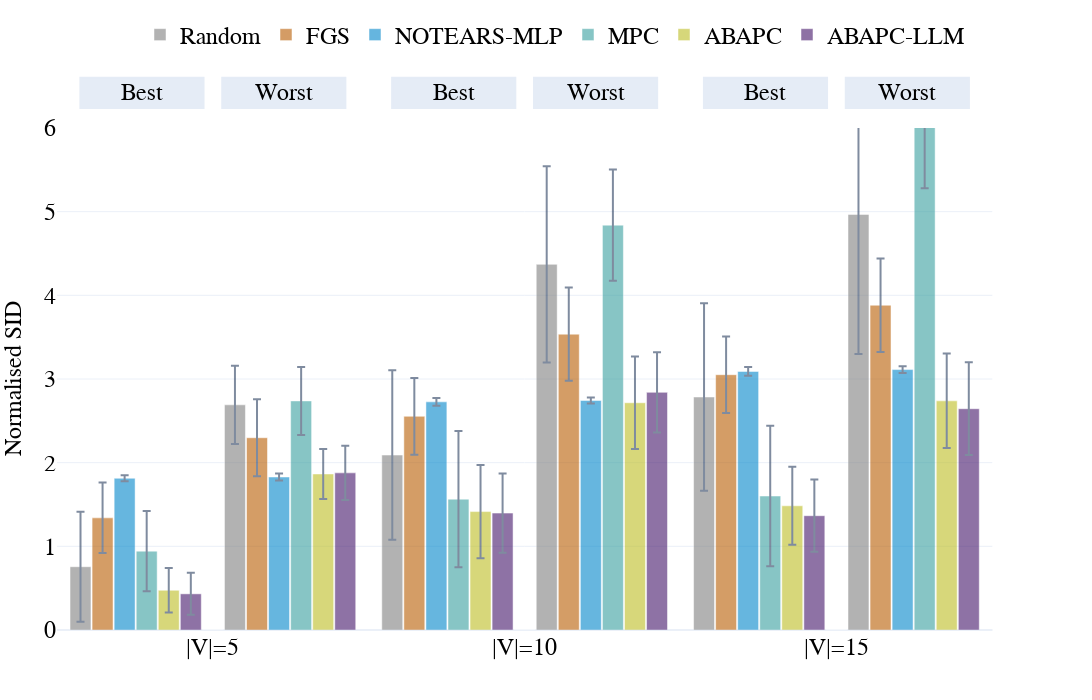
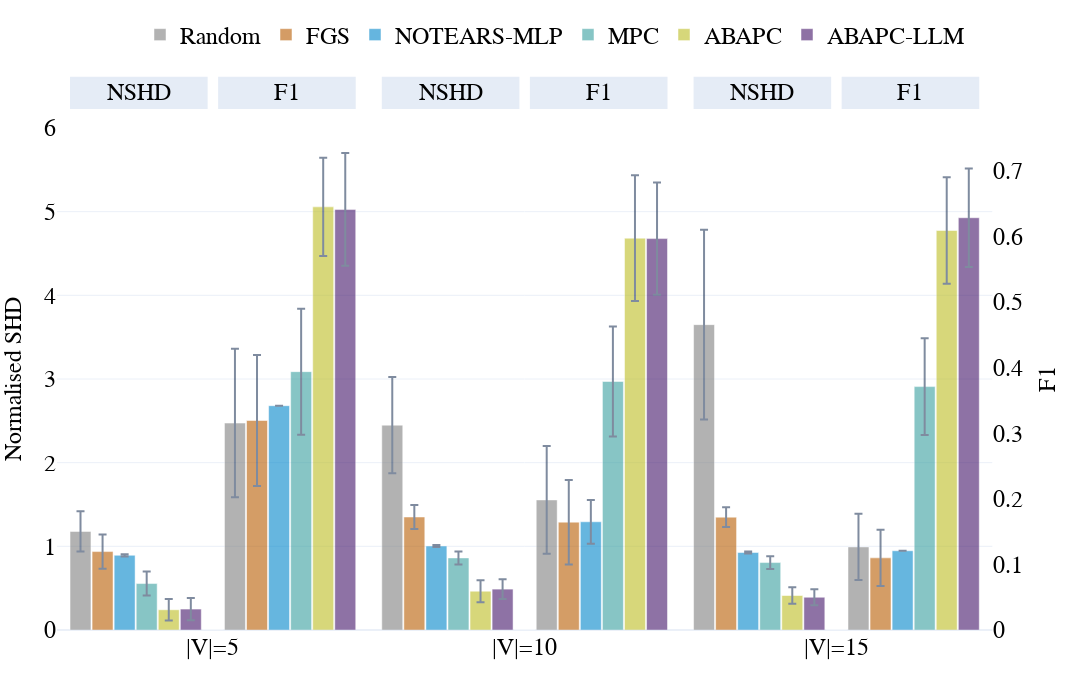
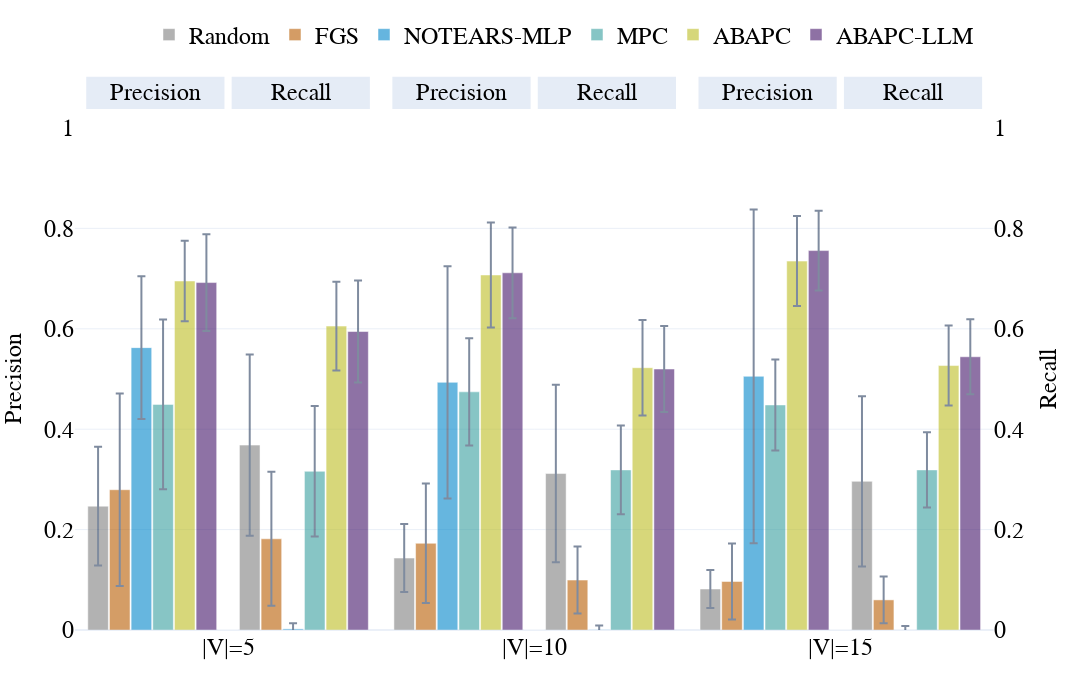
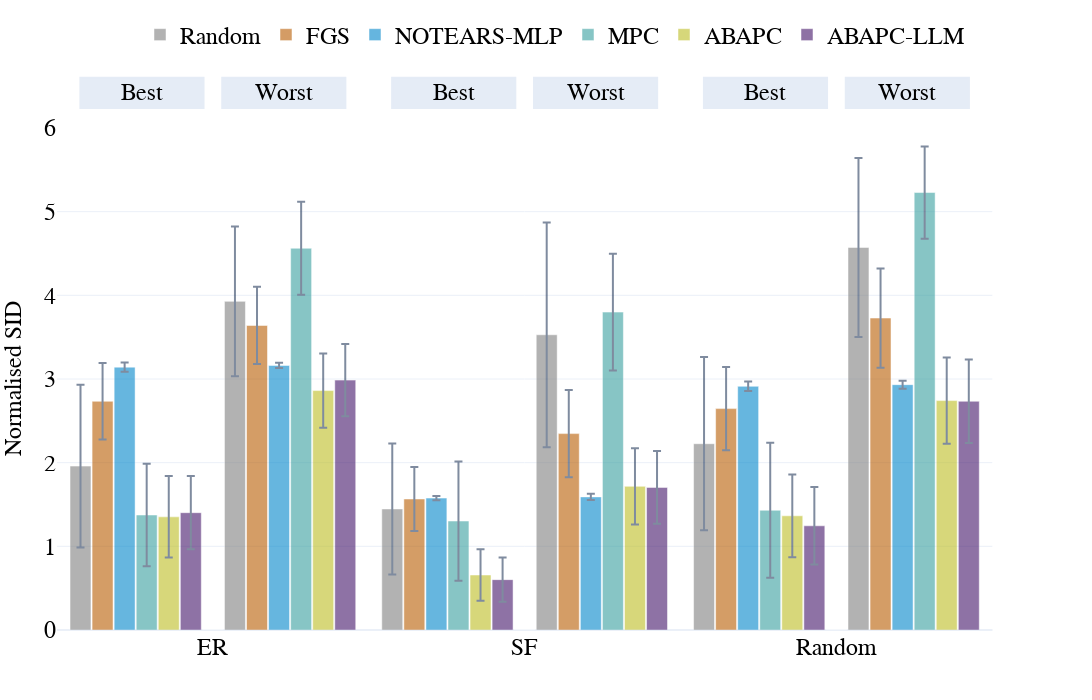

The notebook cell these images were saved under, in order:
### Code cell
if primary_methods:
    if not cpdag_by_nodes.empty:
        double_bar_chart_plotly(
            cpdag_by_nodes,
            ['p_SID_low', 'p_SID_high'],
            names_dict,
            colors_dict,
            primary_methods,
            save_figs=save_figs,
            font_size=24,
            output_name="../results/figs/Fig.1b_SID_cpdag_by_nodes.html",
            debug=False,
            range_y1=[0, 6],
            range_y2=[0, 6],
        )
        cpdag_nodes_coverage = (
            cpdag_by_nodes
            .pivot_table(index='dataset', columns='model', values='graph_count', aggfunc='max', fill_value=0)
            .astype(int)
        )
        display(cpdag_nodes_coverage)
        double_bar_chart_plotly(
            cpdag_by_nodes,
            ['p_shd','F1'],
            names_dict,
            colors_dict,
            primary_methods,
            save_figs=save_figs,
            font_size=24,
            output_name="../results/figs/Fig.1b_SID_cpdag_by_nodes.html",
            debug=False,
            range_y1=[0, 6],
            range_y2=[0, 6],
        )
        double_bar_chart_plotly(
            cpdag_by_nodes,
            ['precision', 'recall'],
            names_dict,
            colors_dict,
            primary_methods,
            save_figs=save_figs,
            font_size=24,
            output_name="../results/figs/Fig.1b_SID_cpdag_by_nodes_precision_recall.html",
            debug=False,
            range_y1=[0, 1],
            range_y2=[0, 1],
        )
    else:
        print('No CPDAG node-level aggregation available.')
    if not cpdag_by_graph_type.empty:
        double_bar_chart_plotly(
            cpdag_by_graph_type,
            ['p_SID_low', 'p_SID_high'],
            names_dict,
            colors_dict,
            primary_methods,
            save_figs=save_figs,
            font_size=24,
            output_name="../results/figs/Fig.1c_SID_cpdag_by_type.html",
            debug=False,
            range_y1=[0, 6],
            range_y2=[0, 6],
        )
        cpdag_type_coverage = (
            cpdag_by_graph_type
            .pivot_table(index='dataset', columns='model', values='graph_count', aggfunc='max', fill_value=0)
            .astype(int)
        )
        display(cpdag_type_coverage)
        double_bar_chart_plotly(
            cpdag_by_graph_type,
            ['p_shd','F1'],
            names_dict,
            colors_dict,
            primary_methods,
            save_figs=save_figs,
            font_size=24,
            output_name="../results/figs/Fig.1c_SID_cpdag_by_type.html",
            debug=False,
            range_y1=[0, 6],
            range_y2=[0, 6],
        )
        double_bar_chart_plotly(
            cpdag_by_graph_type,
            ['precision', 'recall'],
            names_dict,
            colors_dict,
            primary_methods,
            save_figs=save_figs,
            font_size=24,
            output_name="../results/figs/Fig.1c_SID_cpdag_by_type_precision_recall.html",
            debug=False,
            range_y1=[0, 1],
            range_y2=[0, 1],
        )
    else:
        print('No CPDAG graph-type aggregation available.')
else:
    print('No methods available for the grouped CPDAG plots.')

### Figure 1 — Plotly figure (JSON) as saved in the notebook; plotly's stock layout.template omitted (floating-point values rounded to 4 significant figures)
{"data": [{"error_y": {"array": [0.6569, 1.013, 1.12], "type": "data", "visible": true}, "marker": {"color": "#7f7f7f"}, "name": "Random", "offsetgroup": "0", "opacity": 0.6, "showlegend": true, "type": "bar", "x": ["|V|=5", "|V|=10", "|V|=15"], "y": [0.7565, 2.091, 2.785], "yaxis": "y"}, {"error_y": {"array": [0.4212, 0.4584, 0.4575], "type": "data", "visible": true}, "marker": {"color": "#b85c00"}, "name": "FGS", "offsetgroup": "1", "opacity": 0.6, "showlegend": true, "type": "bar", "x": ["|V|=5", "|V|=10", "|V|=15"], "y": [1.34, 2.554, 3.051], "yaxis": "y"}, {"error_y": {"array": [0.03698, 0.04722, 0.05267], "type": "data", "visible": true}, "marker": {"color": "#0085CA"}, "name": "NOTEARS-MLP", "offsetgroup": "2", "opacity": 0.6, "showlegend": true, "type": "bar", "x": ["|V|=5", "|V|=10", "|V|=15"], "y": [1.814, 2.727, 3.09], "yaxis": "y"}, {"error_y": {"array": [0.4796, 0.8139, 0.8396], "type": "data", "visible": true}, "marker": {"color": "#379f9f"}, "name": "MPC", "offsetgroup": "3", "opacity": 0.6, "showlegend": true, "type": "bar", "x": ["|V|=5", "|V|=10", "|V|=15"], "y": [0.9426, 1.564, 1.601], "yaxis": "y"}, {"error_y": {"array": [0.2655, 0.5577, 0.4657], "type": "data", "visible": true}, "marker": {"color": "#bcbd22"}, "name": "ABAPC", "offsetgroup": "4", "opacity": 0.6, "showlegend": true, "type": "bar", "x": ["|V|=5", "|V|=10", "|V|=15"], "y": [0.475, 1.415, 1.484], "yaxis": "y"}, {"error_y": {"array": [0.251, 0.4727, 0.4313], "type": "data", "visible": true}, "marker": {"color": "#441469"}, "name": "ABAPC-LLM", "offsetgroup": "5", "opacity": 0.6, "showlegend": true, "type": "bar", "x": ["|V|=5", "|V|=10", "|V|=15"], "y": [0.4322, 1.397, 1.366], "yaxis": "y"}, {"marker": {"color": "white"}, "name": "", "offsetgroup": "6", "opacity": 1, "showlegend": false, "type": "bar", "x": ["|V|=5", "|V|=10", "|V|=15"], "y": [0.0, 0.0, 0.0]}, {"error_y": {"array": [0.4674, 1.173, 1.669], "type": "data", "visible": true}, "marker": {"color": "#7f7f7f"}, "name": "Random", "offsetgroup": "7", "opacity": 0.6, "showlegend": false, "type": "bar", "x": ["|V|=5", "|V|=10", "|V|=15"], "y": [2.691, 4.37, 4.967], "yaxis": "y2"}, {"error_y": {"array": [0.4614, 0.5576, 0.559], "type": "data", "visible": true}, "marker": {"color": "#b85c00"}, "name": "FGS", "offsetgroup": "8", "opacity": 0.6, "showlegend": false, "type": "bar", "x": ["|V|=5", "|V|=10", "|V|=15"], "y": [2.298, 3.536, 3.882], "yaxis": "y2"}, {"error_y": {"array": [0.04095, 0.03619, 0.0407], "type": "data", "visible": true}, "marker": {"color": "#0085CA"}, "name": "NOTEARS-MLP", "offsetgroup": "9", "opacity": 0.6, "showlegend": false, "type": "bar", "x": ["|V|=5", "|V|=10", "|V|=15"], "y": [1.829, 2.744, 3.113], "yaxis": "y2"}, {"error_y": {"array": [0.4065, 0.6638, 0.735], "type": "data", "visible": true}, "marker": {"color": "#379f9f"}, "name": "MPC", "offsetgroup": "10", "opacity": 0.6, "showlegend": false, "type": "bar", "x": ["|V|=5", "|V|=10", "|V|=15"], "y": [2.738, 4.839, 6.014], "yaxis": "y2"}, {"error_y": {"array": [0.2988, 0.552, 0.5647], "type": "data", "visible": true}, "marker": {"color": "#bcbd22"}, "name": "ABAPC", "offsetgroup": "11", "opacity": 0.6, "showlegend": false, "type": "bar", "x": ["|V|=5", "|V|=10", "|V|=15"], "y": [1.865, 2.716, 2.739], "yaxis": "y2"}, {"error_y": {"array": [0.3248, 0.4798, 0.5545], "type": "data", "visible": true}, "marker": {"color": "#441469"}, "name": "ABAPC-LLM", "offsetgroup": "12", "opacity": 0.6, "showlegend": false, "type": "bar", "x": ["|V|=5", "|V|=10", "|V|=15"], "y": [1.878, 2.84, 2.645], "yaxis": "y2"}], "layout": {"annotations": [{"font": {"color": "black", "size": 24}, "showarrow": false, "text": "         Best         ", "x": 0.09083, "xanchor": "center", "xref": "x domain", "y": 1.07, "yanchor": "middle", "yref": "y domain"}, {"font": {"color": "black", "size": 24}, "showarrow": false, "text": "         Worst         ", "x": 0.2425, "xanchor": "center", "xref": "x domain", "y": 1.07, "yanchor": "middle", "yref": "y domain"}, {"font": {"color": "black", "size": 24}, "showarrow": false, "text": "         Best         ", "x": 0.4242, "xanchor": "center", "xref": "x domain", "y": 1.07, "yanchor": "middle", "yref": "y domain"}, {"font": {"color": "black", "size": 24}, "showarrow": false, "text": "         Worst         ", "x": 0.5758, "xanchor": "center", "xref": "x domain", "y": 1.07, "yanchor": "middle", "yref": "y domain"}, {"font": {"color": "black", "size": 24}, "showarrow": false, "text": "         Best         ", "x": 0.7575, "xanchor": "center", "xref": "x domain", "y": 1.07, "yanchor": "middle", "yref": "y domain"}, {"font": {"color": "black", "size": 24}, "showarrow": false, "text": "         Worst         ", "x": 0.9092, "xanchor": "center", "xref": "x domain", "y": 1.07, "yanchor": "middle", "yref": "y domain"}], "bargap": 0.08, "bargroupgap": 0.05, "barmode": "group", "font": {"color": "black", "family": "Serif", "size": 24}, "height": 700, "hovermode": "x unified", "legend": {"orientation": "h", "x": 0.5, "xanchor": "center", "y": 1.23, "yanchor": "top"}, "margin": {"b": 70, "l": 40, "r": 40, "t": 80}, "shapes": [{"fillcolor": "#E5ECF6", "layer": "below", "line": {"color": "#E5ECF6", "width": 2}, "type": "rect", "x0": 0.025, "x1": 0.1567, "xref": "x domain", "y0": 1.04, "y1": 1.1, "yref": "y domain"}, {"fillcolor": "#E5ECF6", "layer": "below", "line": {"color": "#E5ECF6", "width": 2}, "type": "rect", "x0": 0.1767, "x1": 0.3083, "xref": "x domain", "y0": 1.04, "y1": 1.1, "yref": "y domain"}, {"fillcolor": "#E5ECF6", "layer": "below", "line": {"color": "#E5ECF6", "width": 2}, "type": "rect", "x0": 0.3583, "x1": 0.49, "xref": "x domain", "y0": 1.04, "y1": 1.1, "yref": "y domain"}, {"fillcolor": "#E5ECF6", "layer": "below", "line": {"color": "#E5ECF6", "width": 2}, "type": "rect", "x0": 0.51, "x1": 0.6417, "xref": "x domain", "y0": 1.04, "y1": 1.1, "yref": "y domain"}, {"fillcolor": "#E5ECF6", "layer": "below", "line": {"color": "#E5ECF6", "width": 2}, "type": "rect", "x0": 0.6917, "x1": 0.8233, "xref": "x domain", "y0": 1.04, "y1": 1.1, "yref": "y domain"}, {"fillcolor": "#E5ECF6", "layer": "below", "line": {"color": "#E5ECF6", "width": 2}, "type": "rect", "x0": 0.8433, "x1": 0.975, "xref": "x domain", "y0": 1.04, "y1": 1.1, "yref": "y domain"}], "width": 1600, "xaxis": {"anchor": "y", "domain": [0, 0.94]}, "yaxis": {"anchor": "x", "domain": [0, 1], "range": [0, 6], "title": {"font": {"size": 24}, "text": "Normalised SID"}}, "yaxis2": {"anchor": "x", "overlaying": "y", "range": [0, 6], "scaleanchor": 0, "showgrid": false, "showline": false, "showticklabels": false, "side": "right", "title": {"font": {"size": 24}, "text": ""}, "zeroline": true}}}

### Figure 2 — Plotly figure (JSON) as saved in the notebook; plotly's stock layout.template omitted (floating-point values rounded to 4 significant figures)
{"data": [{"error_y": {"array": [0.24, 0.5749, 1.134], "type": "data", "visible": true}, "marker": {"color": "#7f7f7f"}, "name": "Random", "offsetgroup": "0", "opacity": 0.6, "showlegend": true, "type": "bar", "x": ["|V|=5", "|V|=10", "|V|=15"], "y": [1.178, 2.448, 3.65], "yaxis": "y"}, {"error_y": {"array": [0.2037, 0.1421, 0.1188], "type": "data", "visible": true}, "marker": {"color": "#b85c00"}, "name": "FGS", "offsetgroup": "1", "opacity": 0.6, "showlegend": true, "type": "bar", "x": ["|V|=5", "|V|=10", "|V|=15"], "y": [0.9371, 1.351, 1.349], "yaxis": "y"}, {"error_y": {"array": [0.01384, 0.01233, 0.01225], "type": "data", "visible": true}, "marker": {"color": "#0085CA"}, "name": "NOTEARS-MLP", "offsetgroup": "2", "opacity": 0.6, "showlegend": true, "type": "bar", "x": ["|V|=5", "|V|=10", "|V|=15"], "y": [0.8927, 1.004, 0.926], "yaxis": "y"}, {"error_y": {"array": [0.1439, 0.07774, 0.0759], "type": "data", "visible": true}, "marker": {"color": "#379f9f"}, "name": "MPC", "offsetgroup": "3", "opacity": 0.6, "showlegend": true, "type": "bar", "x": ["|V|=5", "|V|=10", "|V|=15"], "y": [0.555, 0.8616, 0.806], "yaxis": "y"}, {"error_y": {"array": [0.1275, 0.1307, 0.09813], "type": "data", "visible": true}, "marker": {"color": "#bcbd22"}, "name": "ABAPC", "offsetgroup": "4", "opacity": 0.6, "showlegend": true, "type": "bar", "x": ["|V|=5", "|V|=10", "|V|=15"], "y": [0.2417, 0.4634, 0.4122], "yaxis": "y"}, {"error_y": {"array": [0.1335, 0.1181, 0.09433], "type": "data", "visible": true}, "marker": {"color": "#441469"}, "name": "ABAPC-LLM", "offsetgroup": "5", "opacity": 0.6, "showlegend": true, "type": "bar", "x": ["|V|=5", "|V|=10", "|V|=15"], "y": [0.2503, 0.4886, 0.3913], "yaxis": "y"}, {"marker": {"color": "white"}, "name": "", "offsetgroup": "6", "opacity": 1, "showlegend": false, "type": "bar", "x": ["|V|=5", "|V|=10", "|V|=15"], "y": [0.0, 0.0, 0.0]}, {"error_y": {"array": [0.1133, 0.08222, 0.05056], "type": "data", "visible": true}, "marker": {"color": "#7f7f7f"}, "name": "Random", "offsetgroup": "7", "opacity": 0.6, "showlegend": false, "type": "bar", "x": ["|V|=5", "|V|=10", "|V|=15"], "y": [0.3156, 0.1983, 0.1267], "yaxis": "y2"}, {"error_y": {"array": [0.1, 0.06444, 0.04278], "type": "data", "visible": true}, "marker": {"color": "#b85c00"}, "name": "FGS", "offsetgroup": "8", "opacity": 0.6, "showlegend": false, "type": "bar", "x": ["|V|=5", "|V|=10", "|V|=15"], "y": [0.3194, 0.1644, 0.11], "yaxis": "y2"}, {"error_y": {"array": [0, 0.03333, 0], "type": "data", "visible": true}, "marker": {"color": "#0085CA"}, "name": "NOTEARS-MLP", "offsetgroup": "9", "opacity": 0.6, "showlegend": false, "type": "bar", "x": ["|V|=5", "|V|=10", "|V|=15"], "y": [0.342, 0.165, 0.1208], "yaxis": "y2"}, {"error_y": {"array": [0.09611, 0.08389, 0.07389], "type": "data", "visible": true}, "marker": {"color": "#379f9f"}, "name": "MPC", "offsetgroup": "10", "opacity": 0.6, "showlegend": false, "type": "bar", "x": ["|V|=5", "|V|=10", "|V|=15"], "y": [0.3939, 0.3789, 0.3711], "yaxis": "y2"}, {"error_y": {"array": [0.07499, 0.09583, 0.0811], "type": "data", "visible": true}, "marker": {"color": "#bcbd22"}, "name": "ABAPC", "offsetgroup": "11", "opacity": 0.6, "showlegend": false, "type": "bar", "x": ["|V|=5", "|V|=10", "|V|=15"], "y": [0.6452, 0.5975, 0.6091], "yaxis": "y2"}, {"error_y": {"array": [0.08584, 0.08555, 0.07498], "type": "data", "visible": true}, "marker": {"color": "#441469"}, "name": "ABAPC-LLM", "offsetgroup": "12", "opacity": 0.6, "showlegend": false, "type": "bar", "x": ["|V|=5", "|V|=10", "|V|=15"], "y": [0.6413, 0.5968, 0.6286], "yaxis": "y2"}], "layout": {"annotations": [{"font": {"color": "black", "size": 24}, "showarrow": false, "text": "         NSHD         ", "x": 0.0875, "xanchor": "center", "xref": "x domain", "y": 1.07, "yanchor": "middle", "yref": "y domain"}, {"font": {"color": "black", "size": 24}, "showarrow": false, "text": "           F1           ", "x": 0.2458, "xanchor": "center", "xref": "x domain", "y": 1.07, "yanchor": "middle", "yref": "y domain"}, {"font": {"color": "black", "size": 24}, "showarrow": false, "text": "         NSHD         ", "x": 0.4208, "xanchor": "center", "xref": "x domain", "y": 1.07, "yanchor": "middle", "yref": "y domain"}, {"font": {"color": "black", "size": 24}, "showarrow": false, "text": "           F1           ", "x": 0.5792, "xanchor": "center", "xref": "x domain", "y": 1.07, "yanchor": "middle", "yref": "y domain"}, {"font": {"color": "black", "size": 24}, "showarrow": false, "text": "         NSHD         ", "x": 0.7542, "xanchor": "center", "xref": "x domain", "y": 1.07, "yanchor": "middle", "yref": "y domain"}, {"font": {"color": "black", "size": 24}, "showarrow": false, "text": "           F1           ", "x": 0.9125, "xanchor": "center", "xref": "x domain", "y": 1.07, "yanchor": "middle", "yref": "y domain"}], "bargap": 0.08, "bargroupgap": 0.05, "barmode": "group", "font": {"color": "black", "family": "Serif", "size": 24}, "height": 700, "hovermode": "x unified", "legend": {"orientation": "h", "x": 0.5, "xanchor": "center", "y": 1.23, "yanchor": "top"}, "margin": {"b": 70, "l": 40, "r": 40, "t": 80}, "shapes": [{"fillcolor": "#E5ECF6", "layer": "below", "line": {"color": "#E5ECF6", "width": 2}, "type": "rect", "x0": 0.015, "x1": 0.16, "xref": "x domain", "y0": 1.04, "y1": 1.1, "yref": "y domain"}, {"fillcolor": "#E5ECF6", "layer": "below", "line": {"color": "#E5ECF6", "width": 2}, "type": "rect", "x0": 0.1733, "x1": 0.3183, "xref": "x domain", "y0": 1.04, "y1": 1.1, "yref": "y domain"}, {"fillcolor": "#E5ECF6", "layer": "below", "line": {"color": "#E5ECF6", "width": 2}, "type": "rect", "x0": 0.3483, "x1": 0.4933, "xref": "x domain", "y0": 1.04, "y1": 1.1, "yref": "y domain"}, {"fillcolor": "#E5ECF6", "layer": "below", "line": {"color": "#E5ECF6", "width": 2}, "type": "rect", "x0": 0.5067, "x1": 0.6517, "xref": "x domain", "y0": 1.04, "y1": 1.1, "yref": "y domain"}, {"fillcolor": "#E5ECF6", "layer": "below", "line": {"color": "#E5ECF6", "width": 2}, "type": "rect", "x0": 0.6817, "x1": 0.8267, "xref": "x domain", "y0": 1.04, "y1": 1.1, "yref": "y domain"}, {"fillcolor": "#E5ECF6", "layer": "below", "line": {"color": "#E5ECF6", "width": 2}, "type": "rect", "x0": 0.84, "x1": 0.985, "xref": "x domain", "y0": 1.04, "y1": 1.1, "yref": "y domain"}], "width": 1600, "xaxis": {"anchor": "y", "domain": [0, 0.94]}, "yaxis": {"anchor": "x", "domain": [0, 1], "range": [0, 6], "title": {"font": {"size": 24}, "text": "Normalised SHD"}}, "yaxis2": {"anchor": "x", "overlaying": "y", "scaleanchor": 0, "showgrid": false, "showline": false, "showticklabels": true, "side": "right", "title": {"font": {"size": 24}, "text": "F1"}, "zeroline": true}}}

### Figure 3 — Plotly figure (JSON) as saved in the notebook; plotly's stock layout.template omitted (floating-point values rounded to 4 significant figures)
{"data": [{"error_y": {"array": [0.1183, 0.06778, 0.03778], "type": "data", "visible": true}, "marker": {"color": "#7f7f7f"}, "name": "Random", "offsetgroup": "0", "opacity": 0.6, "showlegend": true, "type": "bar", "x": ["|V|=5", "|V|=10", "|V|=15"], "y": [0.2467, 0.1433, 0.08167], "yaxis": "y"}, {"error_y": {"array": [0.1917, 0.1189, 0.07556], "type": "data", "visible": true}, "marker": {"color": "#b85c00"}, "name": "FGS", "offsetgroup": "1", "opacity": 0.6, "showlegend": true, "type": "bar", "x": ["|V|=5", "|V|=10", "|V|=15"], "y": [0.2794, 0.1728, 0.09667], "yaxis": "y"}, {"error_y": {"array": [0.142, 0.2314, 0.3323], "type": "data", "visible": true}, "marker": {"color": "#0085CA"}, "name": "NOTEARS-MLP", "offsetgroup": "2", "opacity": 0.6, "showlegend": true, "type": "bar", "x": ["|V|=5", "|V|=10", "|V|=15"], "y": [0.5625, 0.4933, 0.5053], "yaxis": "y"}, {"error_y": {"array": [0.1689, 0.1067, 0.09056], "type": "data", "visible": true}, "marker": {"color": "#379f9f"}, "name": "MPC", "offsetgroup": "3", "opacity": 0.6, "showlegend": true, "type": "bar", "x": ["|V|=5", "|V|=10", "|V|=15"], "y": [0.4494, 0.4744, 0.4483], "yaxis": "y"}, {"error_y": {"array": [0.08035, 0.1047, 0.08967], "type": "data", "visible": true}, "marker": {"color": "#bcbd22"}, "name": "ABAPC", "offsetgroup": "4", "opacity": 0.6, "showlegend": true, "type": "bar", "x": ["|V|=5", "|V|=10", "|V|=15"], "y": [0.6952, 0.7072, 0.7349], "yaxis": "y"}, {"error_y": {"array": [0.09637, 0.09044, 0.07952], "type": "data", "visible": true}, "marker": {"color": "#441469"}, "name": "ABAPC-LLM", "offsetgroup": "5", "opacity": 0.6, "showlegend": true, "type": "bar", "x": ["|V|=5", "|V|=10", "|V|=15"], "y": [0.6921, 0.7115, 0.7558], "yaxis": "y"}, {"marker": {"color": "white"}, "name": "", "offsetgroup": "6", "opacity": 1, "showlegend": false, "type": "bar", "x": ["|V|=5", "|V|=10", "|V|=15"], "y": [0.0, 0.0, 0.0]}, {"error_y": {"array": [0.1806, 0.1767, 0.1694], "type": "data", "visible": true}, "marker": {"color": "#7f7f7f"}, "name": "Random", "offsetgroup": "7", "opacity": 0.6, "showlegend": false, "type": "bar", "x": ["|V|=5", "|V|=10", "|V|=15"], "y": [0.3683, 0.3117, 0.2961], "yaxis": "y2"}, {"error_y": {"array": [0.1333, 0.06667, 0.04667], "type": "data", "visible": true}, "marker": {"color": "#b85c00"}, "name": "FGS", "offsetgroup": "8", "opacity": 0.6, "showlegend": false, "type": "bar", "x": ["|V|=5", "|V|=10", "|V|=15"], "y": [0.1817, 0.09944, 0.06], "yaxis": "y2"}, {"error_y": {"array": [0.01111, 0.008333, 0.007778], "type": "data", "visible": true}, "marker": {"color": "#0085CA"}, "name": "NOTEARS-MLP", "offsetgroup": "9", "opacity": 0.6, "showlegend": false, "type": "bar", "x": ["|V|=5", "|V|=10", "|V|=15"], "y": [0.002222, 0.0005556, 0], "yaxis": "y2"}, {"error_y": {"array": [0.13, 0.08833, 0.075], "type": "data", "visible": true}, "marker": {"color": "#379f9f"}, "name": "MPC", "offsetgroup": "10", "opacity": 0.6, "showlegend": false, "type": "bar", "x": ["|V|=5", "|V|=10", "|V|=15"], "y": [0.3161, 0.3189, 0.3189], "yaxis": "y2"}, {"error_y": {"array": [0.08831, 0.09512, 0.07964], "type": "data", "visible": true}, "marker": {"color": "#bcbd22"}, "name": "ABAPC", "offsetgroup": "11", "opacity": 0.6, "showlegend": false, "type": "bar", "x": ["|V|=5", "|V|=10", "|V|=15"], "y": [0.6054, 0.5225, 0.5268], "yaxis": "y2"}, {"error_y": {"array": [0.1016, 0.08582, 0.07489], "type": "data", "visible": true}, "marker": {"color": "#441469"}, "name": "ABAPC-LLM", "offsetgroup": "12", "opacity": 0.6, "showlegend": false, "type": "bar", "x": ["|V|=5", "|V|=10", "|V|=15"], "y": [0.5946, 0.5199, 0.5443], "yaxis": "y2"}], "layout": {"annotations": [{"font": {"color": "black", "size": 24}, "showarrow": false, "text": "      Precision      ", "x": 0.0875, "xanchor": "center", "xref": "x domain", "y": 1.07, "yanchor": "middle", "yref": "y domain"}, {"font": {"color": "black", "size": 24}, "showarrow": false, "text": "        Recall        ", "x": 0.2458, "xanchor": "center", "xref": "x domain", "y": 1.07, "yanchor": "middle", "yref": "y domain"}, {"font": {"color": "black", "size": 24}, "showarrow": false, "text": "      Precision      ", "x": 0.4208, "xanchor": "center", "xref": "x domain", "y": 1.07, "yanchor": "middle", "yref": "y domain"}, {"font": {"color": "black", "size": 24}, "showarrow": false, "text": "        Recall        ", "x": 0.5792, "xanchor": "center", "xref": "x domain", "y": 1.07, "yanchor": "middle", "yref": "y domain"}, {"font": {"color": "black", "size": 24}, "showarrow": false, "text": "      Precision      ", "x": 0.7542, "xanchor": "center", "xref": "x domain", "y": 1.07, "yanchor": "middle", "yref": "y domain"}, {"font": {"color": "black", "size": 24}, "showarrow": false, "text": "        Recall        ", "x": 0.9125, "xanchor": "center", "xref": "x domain", "y": 1.07, "yanchor": "middle", "yref": "y domain"}], "bargap": 0.08, "bargroupgap": 0.05, "barmode": "group", "font": {"color": "black", "family": "Serif", "size": 24}, "height": 700, "hovermode": "x unified", "legend": {"orientation": "h", "x": 0.5, "xanchor": "center", "y": 1.23, "yanchor": "top"}, "margin": {"b": 70, "l": 40, "r": 40, "t": 80}, "shapes": [{"fillcolor": "#E5ECF6", "layer": "below", "line": {"color": "#E5ECF6", "width": 2}, "type": "rect", "x0": 0.01333, "x1": 0.1617, "xref": "x domain", "y0": 1.04, "y1": 1.1, "yref": "y domain"}, {"fillcolor": "#E5ECF6", "layer": "below", "line": {"color": "#E5ECF6", "width": 2}, "type": "rect", "x0": 0.1717, "x1": 0.32, "xref": "x domain", "y0": 1.04, "y1": 1.1, "yref": "y domain"}, {"fillcolor": "#E5ECF6", "layer": "below", "line": {"color": "#E5ECF6", "width": 2}, "type": "rect", "x0": 0.3467, "x1": 0.495, "xref": "x domain", "y0": 1.04, "y1": 1.1, "yref": "y domain"}, {"fillcolor": "#E5ECF6", "layer": "below", "line": {"color": "#E5ECF6", "width": 2}, "type": "rect", "x0": 0.505, "x1": 0.6533, "xref": "x domain", "y0": 1.04, "y1": 1.1, "yref": "y domain"}, {"fillcolor": "#E5ECF6", "layer": "below", "line": {"color": "#E5ECF6", "width": 2}, "type": "rect", "x0": 0.68, "x1": 0.8283, "xref": "x domain", "y0": 1.04, "y1": 1.1, "yref": "y domain"}, {"fillcolor": "#E5ECF6", "layer": "below", "line": {"color": "#E5ECF6", "width": 2}, "type": "rect", "x0": 0.8383, "x1": 0.9867, "xref": "x domain", "y0": 1.04, "y1": 1.1, "yref": "y domain"}], "width": 1600, "xaxis": {"anchor": "y", "domain": [0, 0.94]}, "yaxis": {"anchor": "x", "domain": [0, 1], "range": [0, 1], "title": {"font": {"size": 24}, "text": "Precision"}}, "yaxis2": {"anchor": "x", "overlaying": "y", "range": [0, 1], "scaleanchor": 0, "showgrid": false, "showline": false, "showticklabels": true, "side": "right", "title": {"font": {"size": 24}, "text": "Recall"}, "zeroline": true}}}

### Figure 4 — Plotly figure (JSON) as saved in the notebook; plotly's stock layout.template omitted (floating-point values rounded to 4 significant figures)
{"data": [{"error_y": {"array": [0.9718, 0.7825, 1.035], "type": "data", "visible": true}, "marker": {"color": "#7f7f7f"}, "name": "Random", "offsetgroup": "0", "opacity": 0.6, "showlegend": true, "type": "bar", "x": ["ER", "SF", "Random"], "y": [1.959, 1.447, 2.227], "yaxis": "y"}, {"error_y": {"array": [0.4568, 0.383, 0.4972], "type": "data", "visible": true}, "marker": {"color": "#b85c00"}, "name": "FGS", "offsetgroup": "1", "opacity": 0.6, "showlegend": true, "type": "bar", "x": ["ER", "SF", "Random"], "y": [2.734, 1.566, 2.646], "yaxis": "y"}, {"error_y": {"array": [0.05598, 0.02478, 0.05611], "type": "data", "visible": true}, "marker": {"color": "#0085CA"}, "name": "NOTEARS-MLP", "offsetgroup": "2", "opacity": 0.6, "showlegend": true, "type": "bar", "x": ["ER", "SF", "Random"], "y": [3.142, 1.577, 2.913], "yaxis": "y"}, {"error_y": {"array": [0.6131, 0.7125, 0.8075], "type": "data", "visible": true}, "marker": {"color": "#379f9f"}, "name": "MPC", "offsetgroup": "3", "opacity": 0.6, "showlegend": true, "type": "bar", "x": ["ER", "SF", "Random"], "y": [1.374, 1.302, 1.431], "yaxis": "y"}, {"error_y": {"array": [0.4874, 0.3073, 0.4942], "type": "data", "visible": true}, "marker": {"color": "#bcbd22"}, "name": "ABAPC", "offsetgroup": "4", "opacity": 0.6, "showlegend": true, "type": "bar", "x": ["ER", "SF", "Random"], "y": [1.353, 0.6574, 1.365], "yaxis": "y"}, {"error_y": {"array": [0.4372, 0.2648, 0.4633], "type": "data", "visible": true}, "marker": {"color": "#441469"}, "name": "ABAPC-LLM", "offsetgroup": "5", "opacity": 0.6, "showlegend": true, "type": "bar", "x": ["ER", "SF", "Random"], "y": [1.402, 0.6019, 1.245], "yaxis": "y"}, {"marker": {"color": "white"}, "name": "", "offsetgroup": "6", "opacity": 1, "showlegend": false, "type": "bar", "x": ["ER", "SF", "Random"], "y": [0.0, 0.0, 0.0]}, {"error_y": {"array": [0.8953, 1.343, 1.071], "type": "data", "visible": true}, "marker": {"color": "#7f7f7f"}, "name": "Random", "offsetgroup": "7", "opacity": 0.6, "showlegend": false, "type": "bar", "x": ["ER", "SF", "Random"], "y": [3.928, 3.529, 4.572], "yaxis": "y2"}, {"error_y": {"array": [0.4617, 0.5225, 0.5938], "type": "data", "visible": true}, "marker": {"color": "#b85c00"}, "name": "FGS", "offsetgroup": "8", "opacity": 0.6, "showlegend": false, "type": "bar", "x": ["ER", "SF", "Random"], "y": [3.64, 2.347, 3.728], "yaxis": "y2"}, {"error_y": {"array": [0.03168, 0.03852, 0.04763], "type": "data", "visible": true}, "marker": {"color": "#0085CA"}, "name": "NOTEARS-MLP", "offsetgroup": "9", "opacity": 0.6, "showlegend": false, "type": "bar", "x": ["ER", "SF", "Random"], "y": [3.162, 1.591, 2.932], "yaxis": "y2"}, {"error_y": {"array": [0.5563, 0.6975, 0.5516], "type": "data", "visible": true}, "marker": {"color": "#379f9f"}, "name": "MPC", "offsetgroup": "10", "opacity": 0.6, "showlegend": false, "type": "bar", "x": ["ER", "SF", "Random"], "y": [4.563, 3.8, 5.229], "yaxis": "y2"}, {"error_y": {"array": [0.4428, 0.4561, 0.5165], "type": "data", "visible": true}, "marker": {"color": "#bcbd22"}, "name": "ABAPC", "offsetgroup": "11", "opacity": 0.6, "showlegend": false, "type": "bar", "x": ["ER", "SF", "Random"], "y": [2.862, 1.717, 2.742], "yaxis": "y2"}, {"error_y": {"array": [0.4318, 0.435, 0.4983], "type": "data", "visible": true}, "marker": {"color": "#441469"}, "name": "ABAPC-LLM", "offsetgroup": "12", "opacity": 0.6, "showlegend": false, "type": "bar", "x": ["ER", "SF", "Random"], "y": [2.987, 1.705, 2.734], "yaxis": "y2"}], "layout": {"annotations": [{"font": {"color": "black", "size": 24}, "showarrow": false, "text": "         Best         ", "x": 0.09083, "xanchor": "center", "xref": "x domain", "y": 1.07, "yanchor": "middle", "yref": "y domain"}, {"font": {"color": "black", "size": 24}, "showarrow": false, "text": "         Worst         ", "x": 0.2425, "xanchor": "center", "xref": "x domain", "y": 1.07, "yanchor": "middle", "yref": "y domain"}, {"font": {"color": "black", "size": 24}, "showarrow": false, "text": "         Best         ", "x": 0.4242, "xanchor": "center", "xref": "x domain", "y": 1.07, "yanchor": "middle", "yref": "y domain"}, {"font": {"color": "black", "size": 24}, "showarrow": false, "text": "         Worst         ", "x": 0.5758, "xanchor": "center", "xref": "x domain", "y": 1.07, "yanchor": "middle", "yref": "y domain"}, {"font": {"color": "black", "size": 24}, "showarrow": false, "text": "         Best         ", "x": 0.7575, "xanchor": "center", "xref": "x domain", "y": 1.07, "yanchor": "middle", "yref": "y domain"}, {"font": {"color": "black", "size": 24}, "showarrow": false, "text": "         Worst         ", "x": 0.9092, "xanchor": "center", "xref": "x domain", "y": 1.07, "yanchor": "middle", "yref": "y domain"}], "bargap": 0.08, "bargroupgap": 0.05, "barmode": "group", "font": {"color": "black", "family": "Serif", "size": 24}, "height": 700, "hovermode": "x unified", "legend": {"orientation": "h", "x": 0.5, "xanchor": "center", "y": 1.23, "yanchor": "top"}, "margin": {"b": 70, "l": 40, "r": 40, "t": 80}, "shapes": [{"fillcolor": "#E5ECF6", "layer": "below", "line": {"color": "#E5ECF6", "width": 2}, "type": "rect", "x0": 0.025, "x1": 0.1567, "xref": "x domain", "y0": 1.04, "y1": 1.1, "yref": "y domain"}, {"fillcolor": "#E5ECF6", "layer": "below", "line": {"color": "#E5ECF6", "width": 2}, "type": "rect", "x0": 0.1767, "x1": 0.3083, "xref": "x domain", "y0": 1.04, "y1": 1.1, "yref": "y domain"}, {"fillcolor": "#E5ECF6", "layer": "below", "line": {"color": "#E5ECF6", "width": 2}, "type": "rect", "x0": 0.3583, "x1": 0.49, "xref": "x domain", "y0": 1.04, "y1": 1.1, "yref": "y domain"}, {"fillcolor": "#E5ECF6", "layer": "below", "line": {"color": "#E5ECF6", "width": 2}, "type": "rect", "x0": 0.51, "x1": 0.6417, "xref": "x domain", "y0": 1.04, "y1": 1.1, "yref": "y domain"}, {"fillcolor": "#E5ECF6", "layer": "below", "line": {"color": "#E5ECF6", "width": 2}, "type": "rect", "x0": 0.6917, "x1": 0.8233, "xref": "x domain", "y0": 1.04, "y1": 1.1, "yref": "y domain"}, {"fillcolor": "#E5ECF6", "layer": "below", "line": {"color": "#E5ECF6", "width": 2}, "type": "rect", "x0": 0.8433, "x1": 0.975, "xref": "x domain", "y0": 1.04, "y1": 1.1, "yref": "y domain"}], "width": 1600, "xaxis": {"anchor": "y", "domain": [0, 0.94]}, "yaxis": {"anchor": "x", "domain": [0, 1], "range": [0, 6], "title": {"font": {"size": 24}, "text": "Normalised SID"}}, "yaxis2": {"anchor": "x", "overlaying": "y", "range": [0, 6], "scaleanchor": 0, "showgrid": false, "showline": false, "showticklabels": false, "side": "right", "title": {"font": {"size": 24}, "text": ""}, "zeroline": true}}}
